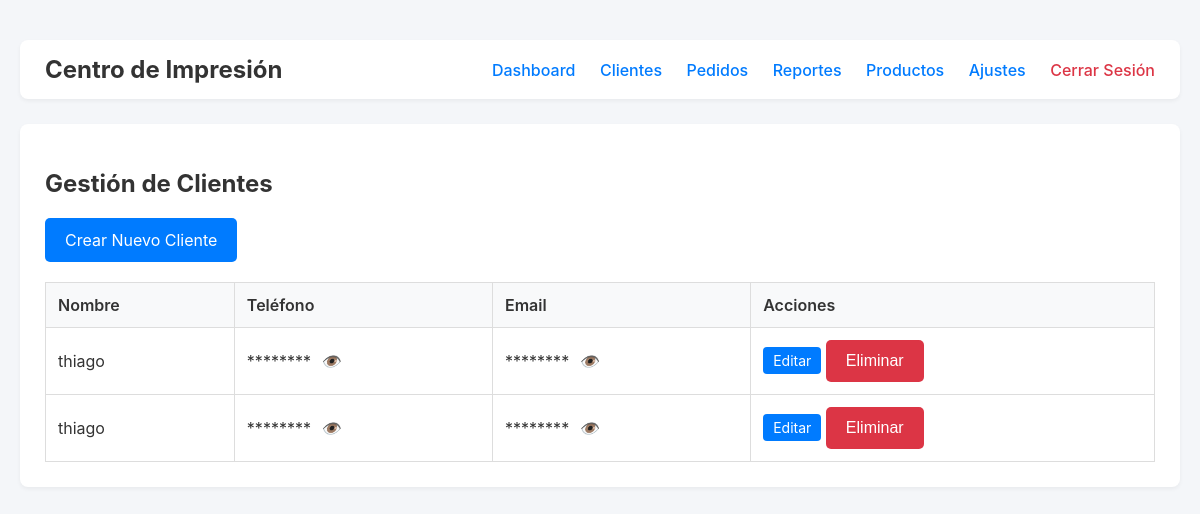
Page /clients (signed in) on the earlier database version.
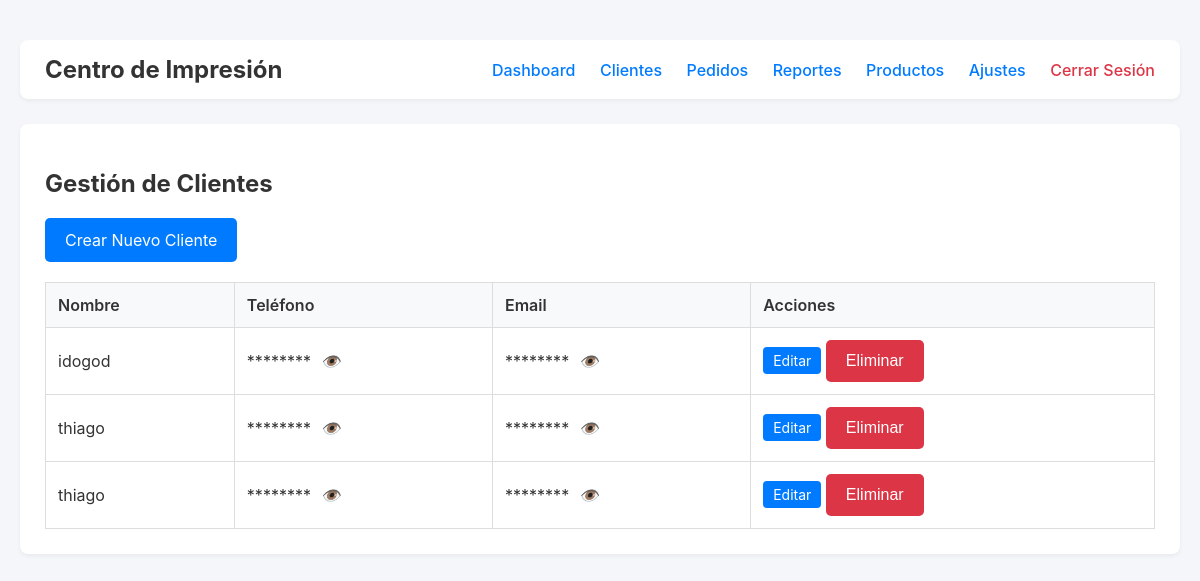
Same page on the later database version.
### tables this page shows
CREATE TABLE `clientes` (
  `id` int(11) NOT NULL,
  `nombre` varchar(150) NOT NULL,
  `telefono` varchar(50) DEFAULT NULL,
  `email` varchar(100) DEFAULT NULL,
  `notas` text DEFAULT NULL,
  `fecha_creacion` timestamp NOT NULL DEFAULT current_timestamp()
);

### controllers/ClientController.php (called while the page is built, shortened)
<?php
require_once '../models/Client.php';
class ClientController
{
    private $clientModel;
    public function __construct($db_connection)
    {
        $this->clientModel = new Client($db_connection);
    }
    public function index()
    {
        $clients = $this->clientModel->findAll();
        require_once '../views/layouts/header.php';
        require_once '../views/pages/clients/index.php';
        require_once '../views/layouts/footer.php';
    }
}

### models/Client.php (called while the page is built, shortened)
<?php
class Client
{
    private $connection;
    private $table_name = "clientes";
    public function __construct($db_connection)
    {
        $this->connection = $db_connection;
    }
    public function findAll()
    {
        $query = "SELECT id, nombre, telefono, email, notas FROM " . $this->table_name . " ORDER BY nombre ASC";
        $result = $this->connection->query($query);
        return $result->fetch_all(MYSQLI_ASSOC);
    }
}

### views/pages/clients/index.php (the view, shortened to what this page needs)
<h2>Gestión de Clientes</h2>
<a href="/sistemagestion/clients/create" class="button">Crear Nuevo Cliente</a>
<table class="table">
    <thead>
        <tr>
            <th>Nombre</th>
            <th>Teléfono</th>
            <th>Email</th>
            <th>Acciones</th>
        </tr>
    </thead>
    <tbody>
        <?php if (empty($clients)): ?>
            <tr>
                <td colspan="4">No hay clientes registrados.</td>
            </tr>
        <?php else: ?>
            <?php foreach ($clients as $client): ?>
                <tr>
                    <td><?php echo htmlspecialchars($client['nombre']); ?></td>
                    <td>
                        <span class="sensitive-data" data-content="<?php echo htmlspecialchars($client['telefono']); ?>">********</span>
                        <i class="toggle-visibility" title="Mostrar/Ocultar">👁️</i>
                    </td>
                    <td>
                        <span class="sensitive-data" data-content="<?php echo htmlspecialchars($client['email']); ?>">********</span>
                        <i class="toggle-visibility" title="Mostrar/Ocultar">👁️</i>
                    </td>
                    <td>
                        <?php if (isset($_SESSION['user_role']) && $_SESSION['user_role'] === 'administrador'): ?>
                            <a href="/sistemagestion/clients/edit/<?php echo $client['id']; ?>" class="action-btn edit">Editar</a>
                            <form action="/sistemagestion/clients/delete/<?php echo $client['id']; ?>" method="POST" onsubmit="return confirm('¿Estás seguro de que quieres eliminar a este cliente?');" style="display:inline;">
                                <button type="submit" class="action-btn delete">Eliminar</button>
                            </form>
                        <?php else: ?>
                            <span>N/A</span>
                        <?php endif; ?>
                    </td>
                </tr>
            <?php endforeach; ?>
        <?php endif; ?>
    </tbody>
</table>

Differences in the rows shown:
added clientes: nombre "idogod"
